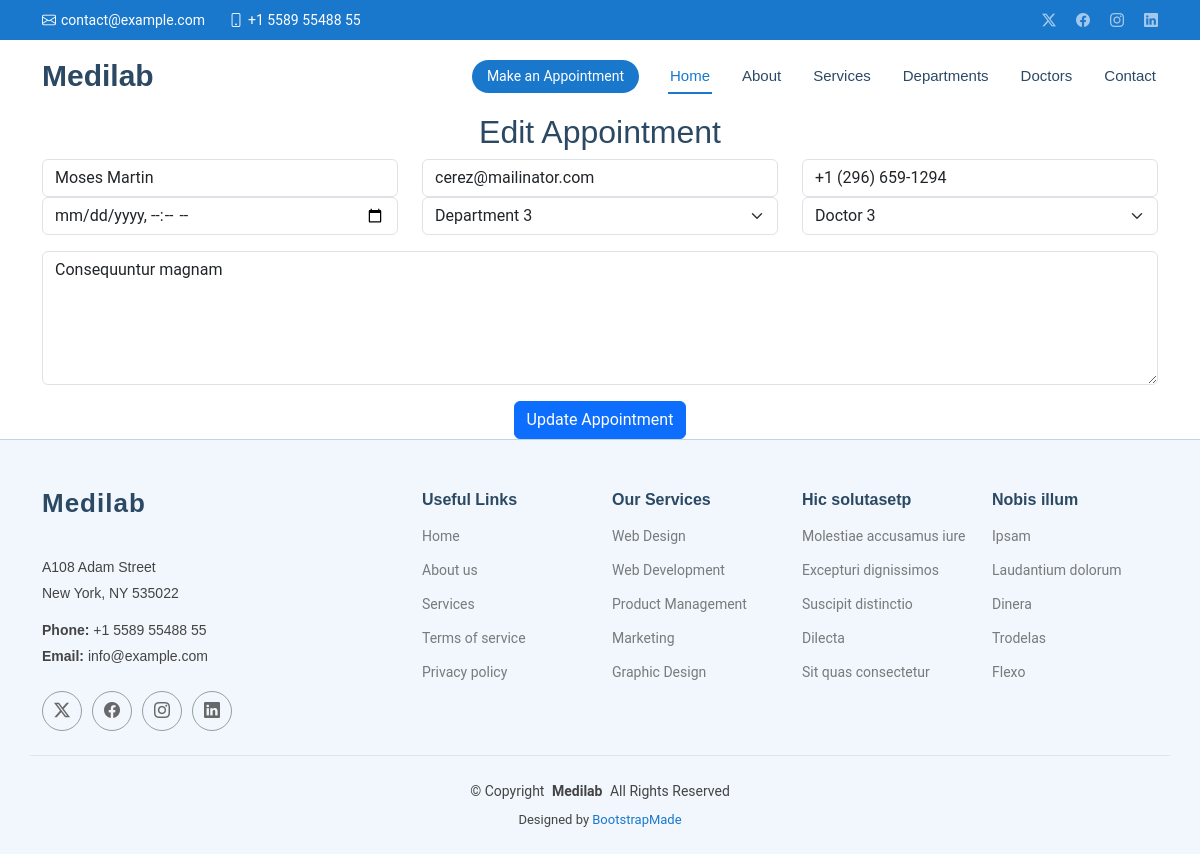
The app's page /edit-appointment/31/ with its own data.
### medilabApp/models.py (models this page shows, shortened)
class Appointment(models.Model):
    name = models.CharField(max_length=100)
    email = models.EmailField()
    phone = models.CharField(max_length=15)
    date = models.DateTimeField()  # Ensure this field is either naive or aware, depending on your setting.
    department = models.CharField(max_length=100)
    doctor = models.CharField(max_length=100)
    message = models.TextField()

### medilabApp/views.py (the view, shortened to what this page needs)
# urls.py: path('edit-appointment/<int:appoint_id>/', views.edit_appointment, name='edit_appointment'),
def edit_appointment(request, appoint_id):
    try:
        appointment = Appointment.objects.get(id=appoint_id)
    except Appointment.DoesNotExist:
        raise Http404("Appointment not found")
    return render(request, 'edit-appointment.html', {
        'appointment': appointment,
        'success': False
    })

### templates/edit-appointment.html (shortened to what this page needs)
{% extends 'starter-page.html' %}
{% load static %}
{% block body %}
<div class="container">
    <h2 class="text-center">Edit Appointment</h2>
    <form method="POST">
        <div class="row">
            <div class="col-md-4 form-group">
                <input type="text" name="name" class="form-control" value="{{ appointment.name }}" required>
            </div>
            <div class="col-md-4 form-group">
                <input type="email" class="form-control" name="email" value="{{ appointment.email }}" required>
            </div>
            <div class="col-md-4 form-group">
                <input type="tel" class="form-control" name="phone" value="{{ appointment.phone }}" required>
            </div>
        </div>
        <div class="row">
            <div class="col-md-4 form-group">
                <input type="datetime-local" name="date" class="form-control" value="{{ appointment.date }}" required>
            </div>
            <div class="col-md-4 form-group">
                <select name="department" class="form-select" required>
                    <option value="{{ appointment.department }}" selected>{{ appointment.department }}</option>
                </select>
            </div>
            <div class="col-md-4 form-group">
                <select name="doctor" class="form-select" required>
                    <option value="{{ appointment.doctor }}" selected>{{ appointment.doctor }}</option>
                </select>
            </div>
        </div>
        <div class="form-group mt-3">
            <textarea class="form-control" name="message" rows="5" placeholder="Message (Optional)">{{ appointment.message }}</textarea>
        </div>
        <div class="text-center mt-3">
            <button type="submit" class="btn btn-primary">Update Appointment</button>
        </div>
    </form>
</div>
{% endblock %}

### static/assets/css/main.css (style rules this page uses)
:root { --default-font: "Roboto", system-ui, -apple-system, "Segoe UI", Roboto, "Helvetica Neue", Arial, "Noto Sans", "Liberation Sans", sans-serif, "Apple Color Emoji", "Segoe UI Emoji", "Segoe UI Symbol", "Noto Color Emoji"; --heading-font: "Poppins", sans-serif; --nav-font: "Raleway", sans-serif; }
:root { --background-color: #ffffff; --default-color: #444444; --heading-color: #2c4964; --accent-color: #1977cc; --surface-color: #ffffff; --contrast-color: #ffffff; }
:root { --nav-color: #2c4964; --nav-hover-color: #1977cc; --nav-mobile-background-color: #ffffff; --nav-dropdown-background-color: #ffffff; --nav-dropdown-color: #2c4964; --nav-dropdown-hover-color: #1977cc; }
:root { scroll-behavior: smooth; }
body { color: var(--default-color); background-color: var(--background-color); font-family: var(--default-font); }
h1, h2, h3, h4, h5, h6 { color: var(--heading-color); font-family: var(--heading-font); }

### records on screen
Appointment: name "Moses Martin", email "cerez@mailinator.com", phone "+1 (296) 659-1294", department "Department 3", doctor "Doctor 3", message "Consequuntur magnam"
